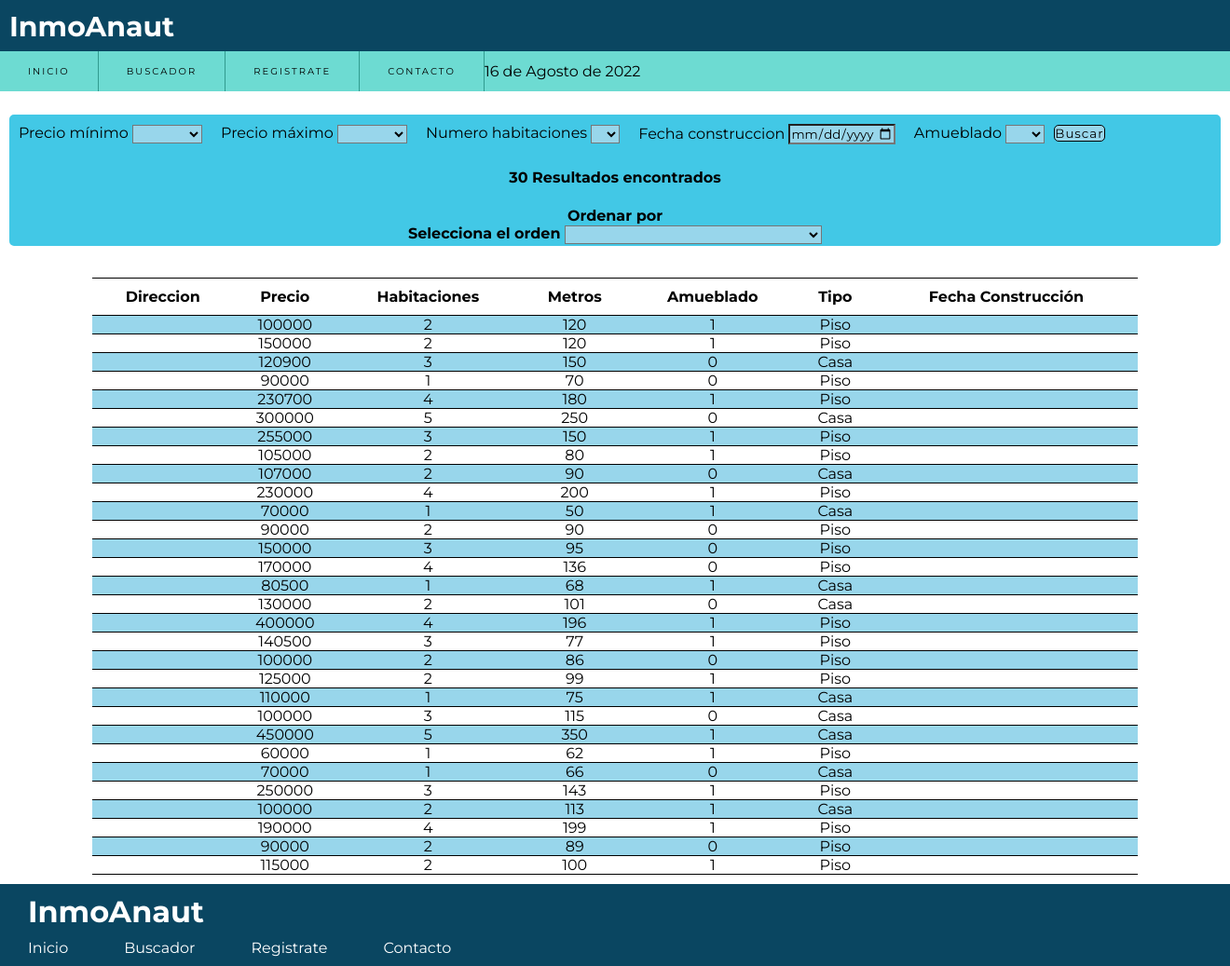
The app's page /buscador.php with its own data.
### tables this page shows
CREATE TABLE `inmuebles` (
  `idInmueble` int(5) NOT NULL,
  `precio` int(10) DEFAULT NULL,
  `habitaciones` int(2) DEFAULT NULL,
  `metros` int(4) DEFAULT NULL,
  `fecha` date DEFAULT NULL,
  `amueblado` tinyint(1) DEFAULT NULL,
  `vendedor` int(5) DEFAULT NULL,
  `direccion` varchar(200) DEFAULT NULL,
  `descripcion` longtext DEFAULT NULL,
  `tipo` varchar(100) DEFAULT NULL,
  `fecha_creacion` date NOT NULL DEFAULT current_timestamp(),
  `status` int(1) NOT NULL DEFAULT 1
);

### includes/functions.php (called while the page is built, shortened)
<?php
function fecha(){
    $mes=array("","Enero", "Febrero", "Marzo", "Abril", "Mayo", "Junio", "Julio", "Agosto", "Septiembre", "Octubre", "Noviembre", "Diciembre",);
    return date('d')." de ". $mes[date('n')]." de ". date('Y');
}
?>

### buscador.php (the view, shortened to what this page needs)
<!DOCTYPE html>
<html lang="es">
<head>
    <?php include "includes/scripts.php" ?>
</head>
<body>
    <?php include "includes/header.php" ?>
    <?php include "includes/nav.php" ?>
    <?php
    $db_host = "localhost";
    $db_user = "deustoforma";
    $db_password = "deustoforma123";
    $db_name = "inmobiliaria";
    $db_connection = mysqli_connect($db_host, $db_user, $db_password, $db_name);
    ?>
    <section id="buscadorVivienda">
        <center>
            <div class="buscadorVivienda">
                <table>
                    <form name="buscador" method="POST" action="buscador.php">
                        <center>
                            <li>
                                <label>Precio mínimo</label>
                                <select name="precio_minimo" id="precio_minimo">
                                    <option value=""></option>
                                    <option value="50000">50000</option>
                                </select>
                            </li>
                            <li>
                                <label>Precio máximo</label>
                                <select name="precio_maximo" id="precio_maximo">
                                    <option value=""></option>
                                    <option value="50000">50000</option>
                                </select>
                            </li>
                            <li>
                                <label>Numero habitaciones</label>
                                <select name="numero_habitaciones" id="numero_habitaciones">
                                    <option value=""></option>
                                    <option value="1">1</option>
                                </select>
                            </li>
                            <li>
                                <label>Fecha construccion</label>
                                <input type="date" name="fecha_construccion" id="fecha_contruccion" step="1" max="<?php echo date("Y-m-d"); ?>" min="1930-01-01" value="<?php echo $_POST["fecha_construccion"]; ?>" />
                            </li>
                            <li>
                                <label>Amueblado</label>
                                <select name="amueblado" id="amueblado">
                                    <option value=""></option>
                                    <option value="Si">Si</option>
                            </li>
                                <input type="submit" value="Buscar" class="botonBuscador" />
                        </center>
            </div>
            <?php
            if ($_POST["precio_minimo"] == '' and $_POST["precio_maximo"] == '' and $_POST["numero_habitaciones"] == '' and $_POST["fecha_construccion"] == '' and $_POST["amueblado"] == '') {
                $query = "SELECT * FROM `inmuebles` ";
            }
            $sql = mysqli_query($db_connection, $query);
            $numeroSql = mysqli_num_rows($sql);
            ?>
            <center>
                <div class="numeroResultados">
                    <br>
                    <br>
                    <label> <?php echo $numeroSql ?> Resultados encontrados</label>
                </div>
            </center>
            <center>
                <table class="table">
                    <thead>
                        <tr class="filters">
                            <th>
                                <h4>Ordenar por</h4> Selecciona el orden
                                <select id="assigned-tutro-filter" id="orden" name="orden" class="form_control mt-2">
                                    <option value=""></option>
                                    <option value="1">Ordenar por precio de menor a mayor</option>
                                </select>
                            </th>
                        </tr>
                    </thead>
                </table>
            </center>
            <br>
            <div class="table-responsive" id="tabla_resultados">
                <center>
                    <table class="resultados">
                        <thead>
                            <tr>
                                <th>Direccion</th>
                                <th>Precio</th>
                                <th>Habitaciones</th>
                                <th>Metros</th>
                                <th>Amueblado</th>
                                <th>Tipo</th>
                                <th>Fecha Construcción</th>
                            </tr>
                        </thead>
                        <tbody>
                            <?php while ($rowSQL = $sql->fetch_assoc()) { ?>
                                <tr>
                                    <td><?php echo $rowSQL["direccion"] ?></td>
                                    <td><?php echo $rowSQL["precio"] ?></td>
                                    <td><?php echo $rowSQL["habitaciones"] ?></td>
                                    <td><?php echo $rowSQL["metros"] ?></td>
                                    <td><?php echo $rowSQL["amueblado"] ?></td>
                                    <td><?php echo $rowSQL["tipo"] ?></td>
                                    <td><?php echo $rowSQL["fecha_construccion"] ?></td>
                                </tr>
                            <?php } ?>
                        </tbody>
                    </table>
                </center>
            </div>
        </center>
    </section>
    <?php include "includes/footer.php" ?>
</body>
</html>

### includes/scripts.php (shortened to what this page needs)
<link rel="stylesheet" type="text/css" href="css/style.css">
<?php include "includes/functions.php"; ?>

### includes/header.php
<header>
    <div class="header">
        <ul>
                <a href="index.php">
                    <h1 class="titulo">InmoAnaut</h1>
                </a>
        </ul>
    </div>
</header>

### includes/nav.php
<nav>
    <div class="nav">
        <div class="optionsBar">
            <ul>
                <span><a href="index.php"> Inicio</a></span>
                <span><a href="buscador.php">Buscador</a></span>
                <span><a href="registrarse.php">Registrate</a></span>
                <span><a href="contacto.php">Contacto</a></span>
                <span>
                    <p><?php echo fecha(); ?></p>
                </span>
            </ul>
        </div>
    </div>
</nav>

### includes/footer.php
<!DOCTYPE html>
<html lang="es">
<footer>
        <h1 class="titulo"><a href="index.php">InmoAnaut</a></h1>
    <table class="tablaFooter">
        <tr><a href="index.php">Inicio</a></tr>
        <tr><a href="buscador.php">Buscador</a></tr>
        <tr><a href="registrarse.php">Registrate</a></tr>
        <tr><a href="contacto.php">Contacto</a></tr>
    </table>
</footer>

### css/style.css (style rules this page uses)
* { margin: 0; padding: 0px; font-family: "Montserrat"; }
header { color: #fff; background-color: #0a4661; height: 35px; justify-content: space-between; align-items: center; padding: 10px; overflow: hidden; }
header a { text-decoration: none; color: #fff; align-items: center; }
header h1 { font-size: 30px; }
body { background-color: #fff; display: flex; flex-direction: column; min-height: 100vh; }
nav ul { background: #6DDBD2; list-style: none; display: -webkit-flex; display: -moz-flex; display: -ms-flex; display: -o-flex; display: flex; justify-content: left; align-items: center; }
nav a { color: black; display: block; font-size: 10px; padding: 15px 30px; text-transform: uppercase; letter-spacing: 2px; transition: backgroun.5s; border-right: 1px solid #319B8F; text-decoration: none; }
nav p { color: black; }
#buscadorVivienda input { background: #98D6EB; }
#buscadorVivienda select { background: #98D6EB; }
#buscadorVivienda li { float: left; list-style: none; padding: 10px; }
.buscadorVivienda { background-color: #42C8E6; border-radius: 10px; border: solid 5px white; width: 1300px; margin-top: 20px; }
.botonBuscador { background: #15DEFF; margin-left: 10px; color: black; letter-spacing: 1px; border: 0; cursor: pointer; border: black 1px solid; border-radius: 5px; }
.numeroResultados { margin: 20px; font-weight: bold; }
.resultados { font-family: "arial"; color: black; padding: 50px; text-align: center; justify-content: center; border-collapse: collapse; width: 85%; margin: 10px; }
.resultados th { background-color: white; padding: 10px; }
.resultados tr { background-color: white; border-top: black 1px solid ; border-bottom:black 1px solid ; padding: 5px; }
.resultados tr:nth-child(odd) { background-color: #98D6EB; border-top: 1px solid black; padding: 5px; }
footer { background-color: #0a4661; color: white; bottom: 0; width: 100%; margin-top: auto; list-style: none; padding-bottom: 10px; }
footer a { text-decoration: none; color: #fff; align-items: center; margin-right: 30px; margin-left: 30px; }
footer h1 { padding-top: 10px; padding-bottom: 10px; }

### records on screen
inmuebles: precio "100000", habitaciones "2", metros "120", amueblado "1", tipo "Piso"
inmuebles: precio "150000", habitaciones "2", metros "120", amueblado "1", tipo "Piso"
inmuebles: precio "120900", habitaciones "3", metros "150", amueblado "0", tipo "Casa"
inmuebles: precio "90000", habitaciones "1", metros "70", amueblado "0", tipo "Piso"
inmuebles: precio "230700", habitaciones "4", metros "180", amueblado "1", tipo "Piso"
inmuebles: precio "300000", habitaciones "5", metros "250", amueblado "0", tipo "Casa"
inmuebles: precio "255000", habitaciones "3", metros "150", amueblado "1", tipo "Piso"
inmuebles: precio "105000", habitaciones "2", metros "80", amueblado "1", tipo "Piso"
inmuebles: precio "107000", habitaciones "2", metros "90", amueblado "0", tipo "Casa"
inmuebles: precio "230000", habitaciones "4", metros "200", amueblado "1", tipo "Piso"
inmuebles: precio "70000", habitaciones "1", metros "50", amueblado "1", tipo "Casa"
inmuebles: precio "90000", habitaciones "2", metros "90", amueblado "0", tipo "Piso"
inmuebles: precio "150000", habitaciones "3", metros "95", amueblado "0", tipo "Piso"
inmuebles: precio "170000", habitaciones "4", metros "136", amueblado "0", tipo "Piso"
inmuebles: precio "80500", habitaciones "1", metros "68", amueblado "1", tipo "Casa"
inmuebles: precio "130000", habitaciones "2", metros "101", amueblado "0", tipo "Casa"
inmuebles: precio "400000", habitaciones "4", metros "196", amueblado "1", tipo "Piso"
inmuebles: precio "140500", habitaciones "3", metros "77", amueblado "1", tipo "Piso"
inmuebles: precio "100000", habitaciones "2", metros "86", amueblado "0", tipo "Piso"
inmuebles: precio "125000", habitaciones "2", metros "99", amueblado "1", tipo "Piso"
inmuebles: precio "110000", habitaciones "1", metros "75", amueblado "1", tipo "Casa"
inmuebles: precio "100000", habitaciones "3", metros "115", amueblado "0", tipo "Casa"
inmuebles: precio "450000", habitaciones "5", metros "350", amueblado "1", tipo "Casa"
inmuebles: precio "60000", habitaciones "1", metros "62", amueblado "1", tipo "Piso"
inmuebles: precio "70000", habitaciones "1", metros "66", amueblado "0", tipo "Casa"
inmuebles: precio "250000", habitaciones "3", metros "143", amueblado "1", tipo "Piso"
inmuebles: precio "100000", habitaciones "2", metros "113", amueblado "1", tipo "Casa"
inmuebles: precio "190000", habitaciones "4", metros "199", amueblado "1", tipo "Piso"
inmuebles: precio "90000", habitaciones "2", metros "89", amueblado "0", tipo "Piso"
inmuebles: precio "115000", habitaciones "2", metros "100", amueblado "1", tipo "Piso"

### other values on screen
fecha() "16 de Agosto de 2022"
$numeroSql "30"
